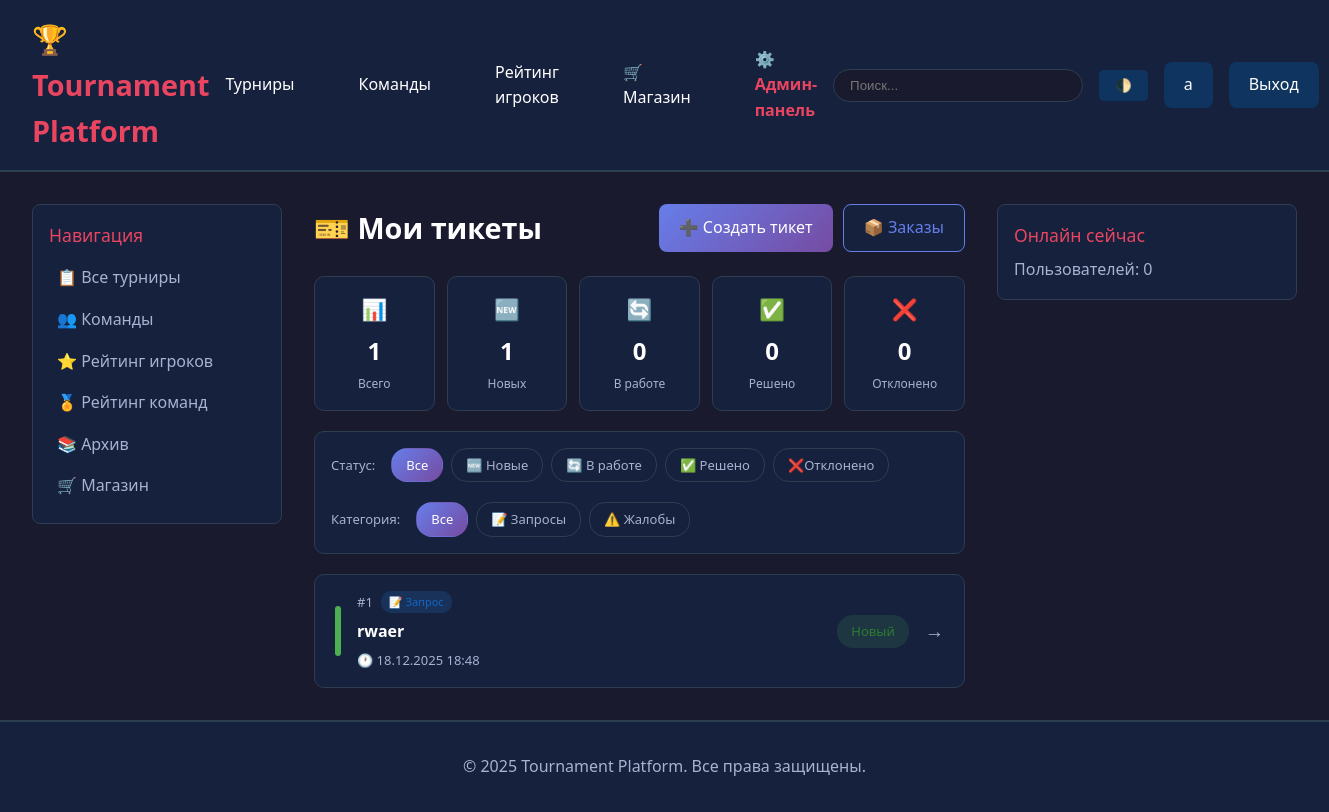
Screenshot of /shop/my-tickets/ (signed in) with the database file from the repository.
### accounts/models.py (models this page shows, shortened)
class User(AbstractUser):
    ROLE_CHOICES = [
        ('player', 'Игрок'),
        ('captain', 'Капитан'),
        ('moderator', 'Модератор'),
        ('admin', 'Администратор'),
    ]
    role = models.CharField(max_length=20, choices=ROLE_CHOICES, default='player')
    discord_id = models.CharField(max_length=100, blank=True, null=True, unique=True)
    discord_username = models.CharField(max_length=100, blank=True, null=True)
    avatar = models.ImageField(upload_to='avatars/', blank=True, null=True)
    bio = models.TextField(blank=True)
    objects = CustomUserManager()
    class Meta:
        verbose_name = 'Пользователь'
        verbose_name_plural = 'Пользователи'

### shop/models.py (models this page shows, shortened)
class Ticket(models.Model):
    CATEGORY_CHOICES = [
        ('request', 'Запрос'),
        ('complaint', 'Жалоба'),
        ('purchase', 'Покупка'),
    ]
    STATUS_CHOICES = [
        ('new', 'Новый'),
        ('in_progress', 'В работе'),
        ('resolved', 'Решён'),
        ('rejected', 'Отклонён'),
    ]
    PRIORITY_CHOICES = [
        ('low', 'Низкий'),
        ('medium', 'Средний'),
        ('high', 'Высокий'),
    ]
    user = models.ForeignKey(settings.AUTH_USER_MODEL, on_delete=models.CASCADE,
                             related_name='tickets', verbose_name='Пользователь')
    category = models.CharField('Категория', max_length=20, choices=CATEGORY_CHOICES)
    title = models.CharField('Заголовок', max_length=200)
    description = models.TextField('Описание')
    status = models.CharField('Статус', max_length=20, choices=STATUS_CHOICES, default='new')
    priority = models.CharField('Приоритет', max_length=20, choices=PRIORITY_CHOICES, default='medium')
    order = models.OneToOneField(ServiceOrder, on_delete=models.SET_NULL, null=True, blank=True,
                                 related_name='ticket', verbose_name='Связанный заказ')
    assigned_to = models.ForeignKey(settings.AUTH_USER_MODEL, on_delete=models.SET_NULL,
                                    null=True, blank=True, related_name='assigned_tickets',
                                    verbose_name='Назначен')
    is_deleted = models.BooleanField('Удалён', default=False)
    deleted_at = models.DateTimeField('Дата удаления', null=True, blank=True)
    deleted_by = models.ForeignKey(settings.AUTH_USER_MODEL, on_delete=models.SET_NULL,
                                   null=True, blank=True, related_name='deleted_tickets',
                                   verbose_name='Удалил')
    created_at = models.DateTimeField('Создан', auto_now_add=True)
    updated_at = models.DateTimeField('Обновлён', auto_now=True)
    resolved_at = models.DateTimeField('Решён', null=True, blank=True)
    objects = TicketManager()
    all_objects = models.Manager()
    class Meta:
        verbose_name = 'Тикет'
        verbose_name_plural = 'Тикеты'
        ordering = ['-created_at']
        indexes = [
            models.Index(fields=['status', 'category', 'created_at']),
            models.Index(fields=['user', 'status']),
            models.Index(fields=['assigned_to', 'status']),
            models.Index(fields=['is_deleted', 'status']),
            models.Index(fields=['priority', 'status']),
        ]

### shop/views.py (the view)
# urls.py: path('my-tickets/', views.my_tickets, name='my_tickets'),
@login_required
def my_tickets(request):
    all_tickets = Ticket.objects.filter(user=request.user)
    stats = {
        'total': all_tickets.count(),
        'new': all_tickets.filter(status='new').count(),
        'in_progress': all_tickets.filter(status='in_progress').count(),
        'resolved': all_tickets.filter(status='resolved').count(),
        'rejected': all_tickets.filter(status='rejected').count(),
    }
    tickets = all_tickets.select_related('assigned_to', 'order')
    status_filter = request.GET.get('status')
    category_filter = request.GET.get('category')
    if status_filter:
        tickets = tickets.filter(status=status_filter)
    if category_filter:
        tickets = tickets.filter(category=category_filter)
    paginator = Paginator(tickets, 20)
    page = request.GET.get('page')
    tickets = paginator.get_page(page)
    context = {
        'tickets': tickets,
        'stats': stats,
        'current_status': status_filter,
        'current_category': category_filter,
    }
    return render(request, 'shop/my_tickets.html', context)

### shop/models.py (called while the page is built)
    def get_queryset(self):
        return super().get_queryset().filter(is_deleted=False)

### templates/shop/my_tickets.html (shortened to what this page needs)
{% extends 'base.html' %}
{% block content %}
<div class="tickets-page">
    <div class="page-header">
        <h1>🎫 Мои тикеты</h1>
        <div class="header-actions">
            <a href="{% url 'shop:ticket_create' %}" class="btn btn-primary">➕ Создать тикет</a>
            <a href="{% url 'shop:my_orders' %}" class="btn btn-outline">📦 Заказы</a>
        </div>
    </div>
    <div class="stats-grid">
        <div class="stat-card"><div class="icon">📊</div><div class="value">{{ stats.total|default:0 }}</div><div class="label">Всего</div></div>
        <div class="stat-card"><div class="icon">🆕</div><div class="value">{{ stats.new|default:0 }}</div><div class="label">Новых</div></div>
        <div class="stat-card"><div class="icon">🔄</div><div class="value">{{ stats.in_progress|default:0 }}</div><div class="label">В работе</div></div>
        <div class="stat-card"><div class="icon">✅</div><div class="value">{{ stats.resolved|default:0 }}</div><div class="label">Решено</div></div>
        <div class="stat-card"><div class="icon">❌</div><div class="value">{{ stats.rejected|default:0 }}</div><div class="label">Отклонено</div></div>
    </div>
    <div class="filters">
        <div class="filter-group">
            <span class="filter-label">Статус:</span>
            <a href="{% url 'shop:my_tickets' %}" class="filter-btn {% if not current_status %}active{% endif %}">Все</a>
            <a href="?status=new" class="filter-btn {% if current_status == 'new' %}active{% endif %}">🆕 Новые</a>
            <a href="?status=in_progress" class="filter-btn {% if current_status == 'in_progress' %}active{% endif %}">🔄 В работе</a>
            <a href="?status=resolved" class="filter-btn {% if current_status == 'resolved' %}active{% endif %}">✅ Решено</a>
            <a href="?status=rejected" class="filter-btn {% if current_status == 'rejected' %}active{% endif %}">❌Отклонено</a>
        </div>
        <div class="filter-group">
            <span class="filter-label">Категория:</span>
            <a href="{% url 'shop:my_tickets' %}{% if current_status %}?status={{ current_status }}{% endif %}" class="filter-btn {% if not current_category %}active{% endif %}">Все</a>
            <a href="?category=request{% if current_status %}&status={{ current_status }}{% endif %}" class="filter-btn {% if current_category == 'request' %}active{% endif %}">📝 Запросы</a>
            <a href="?category=complaint{% if current_status %}&status={{ current_status }}{% endif %}" class="filter-btn {% if current_category == 'complaint' %}active{% endif %}">⚠️ Жалобы</a>
        </div>
    </div>
    {% if tickets %}
    <div class="tickets-list">
        {% for ticket in tickets %}
        <a href="{% url 'shop:ticket_detail' ticket.id %}" class="ticket-card">
            <div class="priority-bar priority-{{ ticket.priority }}"></div>
            <div class="ticket-content">
                <div class="ticket-header">
                    <span class="ticket-id">#{{ ticket.id }}</span>
                    <span class="ticket-category category-{{ ticket.category }}">
                        {% if ticket.category == 'request' %}📝 Запрос{% elif ticket.category == 'complaint' %}⚠️ Жалоба{% else %}🛒 Покупка{% endif %}
                    </span>
                </div>
                <div class="ticket-subject">{{ ticket.title }}</div>
                <div class="ticket-meta">
                    <span>🕐 {{ ticket.created_at|date:"d.m.Y H:i" }}</span>
                </div>
            </div>
            <span class="status status-{{ ticket.status }}">
                {% if ticket.status == 'new' %}Новый{% elif ticket.status == 'in_progress' %}В работе{% elif ticket.status == 'resolved' %}Решён{% else %}Отклонён{% endif %}
            </span>
            <span class="ticket-arrow">→</span>
        </a>
        {% endfor %}
    </div>
    {% endif %}
</div>
{% endblock %}

### templates/base.html (shortened to what this page needs)
<!DOCTYPE html>
<html lang="ru">
<head>
</head>
<body>
    <header>
        <div class="header-container">
            <a href="{% url 'tournaments:index' %}" class="logo">🏆 Tournament Platform</a>
<nav>
    <a href="{% url 'tournaments:tournament_list' %}">Турниры</a>
    {% if user.is_authenticated %}
        {% if user.role in 'player,captain' %}
            <a href="{% url 'teams:team_list' %}">Команды</a>
        {% else %}
            <a href="{% url 'teams:team_list' %}">Команды</a>
        {% endif %}
    {% else %}
        <a href="{% url 'teams:team_list' %}">Команды</a>
    {% endif %}
    <a href="{% url 'ratings:player_ratings' %}">Рейтинг игроков</a>
    <a href="{% url 'shop:index' %}">🛒 Магазин</a>
    {% if user.is_authenticated %}
        {% if user.is_staff or user.is_superuser %}
            <a href="{% url 'admin_panel:dashboard' %}" style="color: var(--accent); font-weight: bold;">
                ⚙️ Админ-панель
            </a>
        {% endif %}
    {% endif %}
</nav>
            <div class="user-menu">
                <div class="search-box">
                    <form action="{% url 'tournaments:search' %}" method="get">
                        <input type="text" name="q" placeholder="Поиск..." />
                    </form>
                </div>
                <button class="theme-toggle" onclick="toggleTheme()">🌓</button>
                {% if user.is_authenticated %}
                    <a href="{% url 'accounts:profile' user.username %}" class="btn btn-secondary">
                        {{ user.username }}
                    </a>
                    <a href="{% url 'accounts:logout' %}" class="btn btn-secondary">Выход</a>
                {% else %}
                    <a href="{% url 'accounts:login' %}" class="btn btn-primary">Вход</a>
                {% endif %}
            </div>
        </div>
    </header>
    <div class="container">
        <aside class="sidebar">
            <div class="sidebar-item">
                <div class="sidebar-title">Навигация</div>
                <a href="{% url 'tournaments:tournament_list' %}" class="sidebar-link">📋 Все турниры</a>
                <a href="{% url 'teams:team_list' %}" class="sidebar-link">👥 Команды</a>
                <a href="{% url 'ratings:player_ratings' %}" class="sidebar-link">⭐ Рейтинг игроков</a>
                <a href="{% url 'ratings:team_ratings' %}" class="sidebar-link">🏅 Рейтинг команд</a>
                <a href="{% url 'tournaments:archive' %}" class="sidebar-link">📚 Архив</a>
                <a href="{% url 'shop:index' %}" class="sidebar-link">🛒 Магазин</a>
            </div>
        </aside>
        <main>
            {% block content %}{% endblock %}
        </main>
        <aside class="sidebar">
            {% block right_sidebar %}
            <div class="sidebar-item">
                <div class="sidebar-title">Онлайн сейчас</div>
                <p style="color: var(--text-secondary);">Пользователей: {{ online_count|default:0 }}</p>
            </div>
            {% endblock %}
        </aside>
    </div>
    <footer>
        <p>&copy; 2025 Tournament Platform. Все права защищены.</p>
    </footer>
</body>
</html>

### templates/base.html (style rules this page uses)
* { margin: 0; padding: 0; box-sizing: border-box; }
:root { --primary-bg: #1a1a2e; --secondary-bg: #16213e; --card-bg: #0f3460; --accent: #e94560; --text-primary: #ffffff; --text-secondary: #a8b2d1; --border: #2c3e50; }
html { height: 100%; }
body { font-family: 'Segoe UI', Tahoma, Geneva, Verdana, sans-serif; background: var(--primary-bg); color: var(--text-primary); line-height: 1.6; display: flex; flex-direction: column; min-height: 100vh; }
header { background: var(--secondary-bg); padding: 1rem 0; border-bottom: 2px solid var(--border); position: sticky; top: 0; z-index: 1000; flex-shrink: 0; }
.header-container { max-width: 1600px; margin: 0 auto; padding: 0 2rem; display: flex; justify-content: space-between; align-items: center; }
.logo { font-size: 1.8rem; font-weight: bold; color: var(--accent); text-decoration: none; }
nav { display: flex; gap: 2rem; align-items: center; }
nav a { color: var(--text-primary); text-decoration: none; padding: 0.5rem 1rem; border-radius: 5px; transition: all 0.3s; }
.search-box { position: relative; }
.search-box input { padding: 0.5rem 1rem; border: 1px solid var(--border); border-radius: 20px; background: var(--primary-bg); color: var(--text-primary); width: 250px; }
.user-menu { display: flex; gap: 1rem; align-items: center; }
.btn { padding: 0.5rem 1.5rem; border: none; border-radius: 5px; cursor: pointer; text-decoration: none; display: inline-block; transition: all 0.3s; font-size: 1rem; }
.btn-primary { background: var(--accent); color: white; }
.btn-secondary { background: var(--card-bg); color: var(--text-primary); }
.container { max-width: 1600px; margin: 0 auto; padding: 2rem; display: grid; grid-template-columns: 250px 1fr 300px; gap: 2rem; flex: 1 0 auto; }
.sidebar { position: sticky; top: 80px; height: fit-content; }
.sidebar-item { background: var(--secondary-bg); padding: 1rem; border-radius: 8px; margin-bottom: 1rem; border: 1px solid var(--border); }
.sidebar-title { font-size: 1.1rem; margin-bottom: 0.5rem; color: var(--accent); }
.sidebar-link { display: block; color: var(--text-secondary); text-decoration: none; padding: 0.5rem; border-radius: 5px; transition: all 0.3s; }
footer { background: var(--secondary-bg); padding: 2rem 0; margin-top: auto; border-top: 2px solid var(--border); text-align: center; color: var(--text-secondary); flex-shrink: 0; }
.theme-toggle { background: var(--card-bg); border: none; color: var(--text-primary); padding: 0.5rem 1rem; border-radius: 5px; cursor: pointer; }

### rows the page displays
User: username "a"
Ticket: id "1", category "📝 Запрос", title "rwaer", created_at "18.12.2025 18:48", status "Новый"

### other values shown
{{ stats.total|default:0 }} "1"
{{ stats.new|default:0 }} "1"
{{ stats.in_progress|default:0 }} "0"
{{ stats.resolved|default:0 }} "0"
{{ stats.rejected|default:0 }} "0"
{{ online_count|default:0 }} "0"
